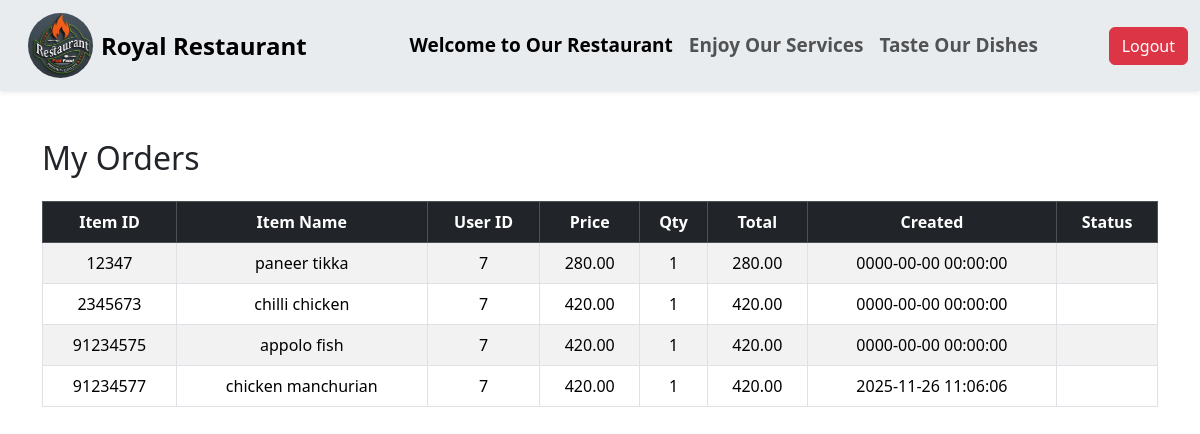
The app's page /order.php (signed in), older data.
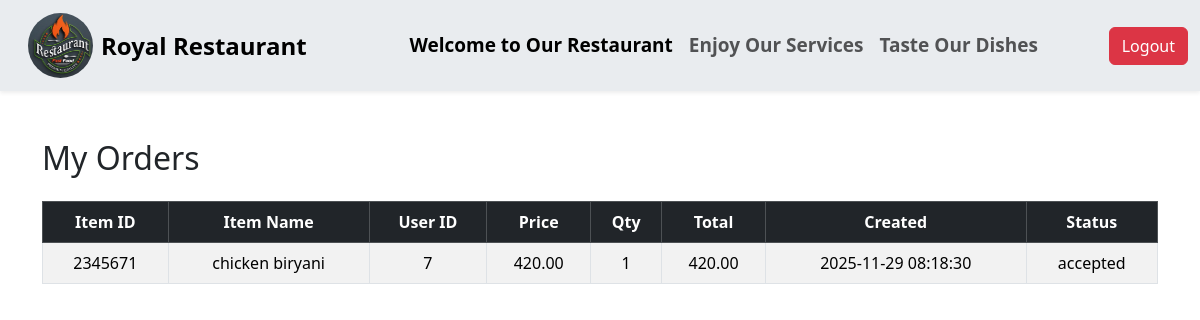
The same page, newer data.
### tables this page shows
CREATE TABLE `order_items` (
  `id` int(11) NOT NULL,
  `item_id` int(11) NOT NULL,
  `item_name` varchar(255) NOT NULL,
  `user_id` int(10) NOT NULL,
  `price` decimal(10,2) NOT NULL,
  `qty` int(11) NOT NULL,
  `total` decimal(10,2) NOT NULL,
  `created_at` timestamp NOT NULL DEFAULT current_timestamp() ON UPDATE current_timestamp()
);

CREATE TABLE `orders` (
  `order_id` int(11) NOT NULL,
  `item_id` int(100) NOT NULL,
  `item_name` varchar(100) NOT NULL,
  `user_id` int(100) NOT NULL,
  `user_name` varchar(100) DEFAULT NULL,
  `email` varchar(100) NOT NULL,
  `phone` varchar(15) DEFAULT NULL,
  `house` varchar(255) DEFAULT NULL,
  `street` varchar(255) DEFAULT NULL,
  `city` varchar(100) DEFAULT NULL,
  `pincode` varchar(10) DEFAULT NULL,
  `total_amount` decimal(10,2) DEFAULT NULL,
  `delivery_fee` decimal(10,2) DEFAULT NULL,
  `grand_total` decimal(10,2) DEFAULT NULL,
  `created_at` timestamp NOT NULL DEFAULT current_timestamp(),
  `status` varchar(20) NOT NULL
);

### order.php (the view, shortened to what this page needs)
<?php
include 'connect.php';
$user_id = $_SESSION['id'];
$sql = "SELECT * FROM order_items WHERE user_id = ?";
$stmt = $con->prepare($sql);
$stmt->bind_param("i", $user_id);
$stmt->execute();
$orders = $stmt->get_result();
?>
<!DOCTYPE html>
<html lang="en">
<head>
    <link href="https://cdn.jsdelivr.net/npm/bootstrap@5.3.3/dist/css/bootstrap.min.css" rel="stylesheet">
</head>
<body>
<header class="sticky-top shadow-sm">
    <nav class="navbar navbar-expand-lg bg-body-secondary">
        <div class="container-fluid">
            <a class="navbar-brand px-3 d-flex align-items-center" href="#">
                <img src="assets/images/logo1.jpg" class="img-fluid rounded-circle me-2"
                    style="width:65px; height:65px;" alt="Logo">
                <span class="fw-bold fs-4">Royal Restaurant</span>
            </a>
            <div class="collapse navbar-collapse" id="navbarSupportedContent">
                <ul class="navbar-nav mx-auto mb-2 mb-lg-0">
                    <li class="nav-item"><a class="nav-link active fw-semibold" href="#" style="font-size: 19px;">Welcome to Our Restaurant</a></li>
                    <li class="nav-item"><a class="nav-link fw-semibold" href="#" style="font-size: 19px;">Enjoy Our Services</a></li>
                    <li class="nav-item"><a class="nav-link fw-semibold" href="#" style="font-size: 19px;">Taste Our Dishes</a></li>
                </ul>
                <ul class="navbar-nav">
                    <li class="nav-item">
                        <a href="place.php" class="btn btn-danger d-flex align-items-center gap-2">
                            Logout
                        </a>
                    </li>
                </ul>
            </div>
        </div>
    </nav>
</header>
<section>
<main>
    <div class="container mt-5">
    <h2 class="mb-4">My Orders</h2>
    <div class="table-responsive">
        <table class="table table-bordered table-striped text-center">
            <thead class="table-dark">
                <tr>
                    <th>Item ID</th>
                    <th>Item Name</th>
                    <th>User ID</th>
                    <th>Price</th>
                    <th>Qty</th>
                    <th>Total</th>
                    <th>Created</th>
                    <th>Status</th>
                </tr>
            </thead>
            <tbody>
                <?php
                 while ($order = $orders->fetch_assoc()): ?>
                    <tr>
                        <td><?= $order['item_id']; ?></td>
                        <td><?= $order['item_name']; ?></td>
                        <td><?= $order['user_id']; ?></td>
                        <td><?= $order['price']; ?></td>
                        <td><?= $order['qty']; ?></td>
                        <td><?= $order['total']; ?></td>
                        <td><?= $order['created_at']; ?></td>
                        <td>
                            <?php
                            $sql1 = "SELECT * FROM orders WHERE item_id = ? && user_id = ?";
                            $stmt = $con->prepare($sql1);
                            $stmt->bind_param("ii",$order['item_id'], $order['user_id']);
                            $stmt->execute();
                            $order = $stmt->get_result();
                              while ($row = $order->fetch_assoc()): ?>
                          <?= $row['status']; ?></td>
                          <?php endwhile; ?>
                    </tr>
                     <?php endwhile; ?>
            </tbody>
        </table>
    </div>
</div>
</section>
</body>
</html>

Row changes from the older to the newer data that the page shows:
removed order_items: item "12347", item_name "paneer tikka", user "7", price "280.00", qty "1", total "280.00", created_at "0000-00-00 00:00:00"
removed order_items: item "2345673", item_name "chilli chicken", user "7", price "420.00", qty "1", total "420.00", created_at "0000-00-00 00:00:00"
removed order_items: item "91234575", item_name "appolo fish", user "7", price "420.00", qty "1", total "420.00", created_at "0000-00-00 00:00:00"
removed order_items: item "91234577", item_name "chicken manchurian", user "7", price "420.00", qty "1", total "420.00", created_at "2025-11-26 11:06:06"
added order_items: item "2345671", item_name "chicken biryani", user "7", price "420.00", qty "1", total "420.00", created_at "2025-11-29 08:18:30"
added orders: status "accepted"
